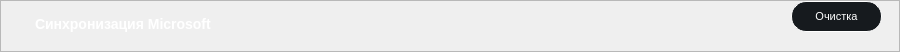
      <widget class="QFrame" name="frame_MicrosoftSync">
       <property name="geometry">
        <rect>
         <x>10</x>
         <y>418</y>
         <width>900</width>
         <height>45</height>
        </rect>
       </property>
       <property name="minimumSize">
        <size>
         <width>900</width>
         <height>0</height>
        </size>
       </property>
       <property name="maximumSize">
        <size>
         <width>900</width>
         <height>45</height>
        </size>
       </property>
       <property name="styleSheet">
        <string notr="true">/* styles.qss */

#frame_MicrosoftSync {
    background-color: #161A1E;
    border-radius: 15px; /* Установите значение по вашему усмотрению для достижения овальной формы */
}
</string>
       </property>
       <property name="frameShape">
        <enum>QFrame::StyledPanel</enum>
       </property>
       <property name="frameShadow">
        <enum>QFrame::Raised</enum>
       </property>
       <layout class="QHBoxLayout" name="horizontalLayout_9">
        <property name="spacing">
         <number>0</number>
        </property>
        <property name="leftMargin">
         <number>0</number>
        </property>
        <property name="topMargin">
         <number>0</number>
        </property>
        <property name="rightMargin">
         <number>0</number>
        </property>
        <property name="bottomMargin">
         <number>0</number>
        </property>
        <item>
         <widget class="QFrame" name="frame_9">
          <property name="minimumSize">
           <size>
            <width>0</width>
            <height>50</height>
           </size>
          </property>
          <property name="styleSheet">
           <string notr="true">background-color: transparent;</string>
          </property>
          <property name="frameShape">
           <enum>QFrame::StyledPanel</enum>
          </property>
          <property name="frameShadow">
           <enum>QFrame::Raised</enum>
          </property>
          <widget class="QPushButton" name="pushMicrosoftSync">
           <property name="geometry">
            <rect>
             <x>790</x>
             <y>0</y>
             <width>91</width>
             <height>31</height>
            </rect>
           </property>
           <property name="minimumSize">
            <size>
             <width>91</width>
             <height>31</height>
            </size>
           </property>
           <property name="maximumSize">
            <size>
             <width>91</width>
             <height>31</height>
            </size>
           </property>
           <property name="baseSize">
            <size>
             <width>0</width>
             <height>0</height>
            </size>
           </property>
           <property name="styleSheet">
            <string notr="true">/* styles.qss */

QPushButton {
    background-color: #161A1E;
    border-radius: 15px;
    color: white; /* Установите цвет текста */
    font-size: 11px; /* Установите размер шрифта */
    padding: 10px 20px; /* Установите отступы */
    border: 1px solid white; /* Уменьшаем толщину обводки до 1 пикселя */
}

QPushButton:hover {
    background-color: #2C3236;
    transition: background-color 0.3s ease;
}
</string>
           </property>
           <property name="text">
            <string>Очистка</string>
           </property>
          </widget>
          <widget class="QLabel" name="labelTextMicrosoftSync">
           <property name="geometry">
            <rect>
             <x>30</x>
             <y>10</y>
             <width>341</width>
             <height>21</height>
            </rect>
           </property>
           <property name="styleSheet">
            <string notr="true">/* styles.qss */

QLabel {
    color: white; /* Установите цвет текста в белый */
    font-size: 14px; /* Установите размер шрифта в 14 пикселей */
    font-family: &quot;Times New Roman&quot;; /* Установите тип шрифта по вашему выбору */
    font-weight: bold; /* Установите жирность шрифта (если нужно) */
    margin-top: 5px; /* Опустить текст на 10 пикселей вниз */
}
</string>
           </property>
           <property name="text">
            <string>Синхронизация Microsoft</string>
           </property>
          </widget>
          <widget class="QLabel" name="labelMicrosoftSync">
           <property name="geometry">
            <rect>
             <x>616</x>
             <y>10</y>
             <width>101</width>
             <height>20</height>
            </rect>
           </property>
           <property name="text">
            <string/>
           </property>
          </widget>
         </widget>
        </item>
       </layout>
      </widget>
